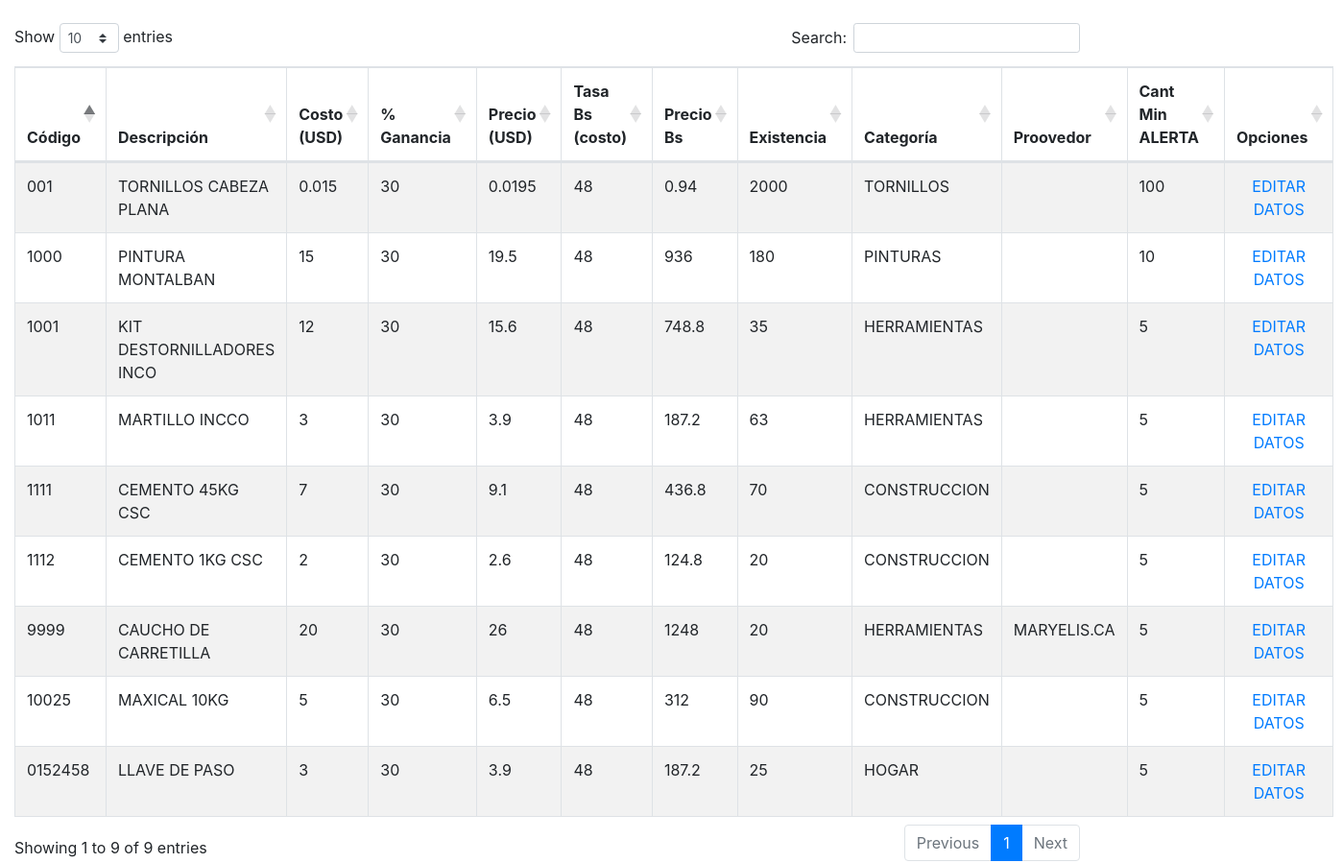
The app's page /inventario.php with its own data.
### tables this page shows
CREATE TABLE `producto` (
  `idProducto` int(5) NOT NULL,
  `codigo` varchar(30) NOT NULL,
  `descripcion` varchar(50) NOT NULL,
  `costoUSD` float NOT NULL,
  `porcentajeG` float NOT NULL,
  `categoria` varchar(50) NOT NULL,
  `proovedor` varchar(40) NOT NULL,
  `precioGanUSD` float NOT NULL,
  `cantidadIngresar` int(11) NOT NULL,
  `cantidadAlerta` int(11) NOT NULL,
  `existencia` int(11) NOT NULL
);

CREATE TABLE `configuracion` (
  `idConfiguracion` int(5) NOT NULL,
  `tasaDolarCosto` float NOT NULL,
  `tasaDolarVenta` float NOT NULL
);

### modelo.php (called while the page is built, shortened)
<?php
$conexion = conectar();
function mostrarConfigu(){
    $resultado = [
        'error' =>false,
        'mensaje' => ''
    ];
    global $conexion;
    try{
        $sql = 'SELECT idConfiguracion ,tasaDolarCosto, tasaDolarVenta FROM configuracion ORDER BY idConfiguracion';
        $st = $conexion->prepare($sql);
        $st->execute();
        $config = $st->fetchAll();
    }catch(PDOException $e){
        $resultado['error'] = true;
        $resultado['mensaje'] = $e->getMessage();
    }
    return $config;
}
function mostrarProductos(){
    $resultado = [
        'error' =>false,
        'mensaje' => ''
    ];
    global $conexion;
    try{
        $sql = 'SELECT idProducto ,codigo, descripcion, costoUSD, porcentajeG, categoria, proovedor, precioGanUSD, cantidadIngresar, cantidadAlerta, existencia FROM producto ORDER BY idProducto';
        $st = $conexion->prepare($sql);
        $st->execute();
        $productos = $st->fetchAll();
    }catch(PDOException $e){
        $resultado['error'] = true;
        $resultado['mensaje'] = $e->getMessage();
        echo $e;
    }
    return $productos;
}

### inventario.php (the view, shortened to what this page needs)
<?php
  include 'modelo.php';
  $inventario = mostrarProductos();
  $config= mostrarConfigu();
  foreach ($config as $filas) {
    $tasaDCosto = $filas['tasaDolarCosto'];
  }
?>
<!DOCTYPE html>
<html lang="es">
<head>
    <link rel="stylesheet" href="https://stackpath.bootstrapcdn.com/bootstrap/4.3.1/css/bootstrap.min.css">
    <link rel="stylesheet" type="text/css" href="https://cdn.datatables.net/1.10.21/css/dataTables.bootstrap4.min.css">
</head>
<body>
<div class="container mt-4 custom-table">
    <div class="row">
        <div class="col-md">
            <table id="table" class="table table-striped table-bordered custom-table" style="width:10%">
                <thead>
                    <tr>
                        <th>Código</th>
                        <th>Descripción</th>
                        <th>Costo (USD)</th>
                        <th>% Ganancia</th>
                        <th>Precio (USD)</th>
                        <th>Tasa Bs (costo)</th>
                        <th>Precio Bs</th>
                        <th>Existencia</th>
                        <th>Categoría</th>
                        <th>Proovedor</th>
                        <th>Cant Min ALERTA</th>
                        <th>Opciones</th>
                    </tr>
                </thead>
                <tbody>
                <?php foreach($inventario as $fila) { ?>
                <tr>
                    <td><?= $fila['codigo']?></td>
                    <td><?= $fila['descripcion']?></td>
                    <td><?= $fila['costoUSD']?></td>
                    <td><?= $fila['porcentajeG']?></td>
                    <td><?= $fila['precioGanUSD']?></td>
                    <td><?= $tasaDCosto?></td>
                    <td><?= $precioBs= round($tasaDCosto * $fila['precioGanUSD'],2)?></td>
                    <td><?= $fila['existencia']?></td>
                    <td><?= $fila['categoria']?></td>
                    <td><?= $fila['proovedor']?></td>
                    <td><?= $fila['cantidadAlerta']?></td>
                    <td style='text-align:center;'><a href="<?='actualizarProducto.php?id=' . $fila['idProducto'] ?>">EDITAR DATOS</a></td>
                </tr>
                <?php } ?>
                </tbody>
            </table>
        </div>
    </div>
</div>
</body>
</html>

### inventario.php (style rules this page uses)
.custom-table { margin-left: 0; }

### records on screen
producto: codigo "1000", descripcion "PINTURA MONTALBAN", costoUSD "15", porcentajeG "30", precioGanUSD "19.5", existencia "180", categoria "PINTURAS", cantidadAlerta "10"
configuracion: tasaDolarCosto "48", $precioBs=round($tasaDCosto*$fila['precioGanUSD'],2) "936", $precioBs=round($tasaDCosto*$fila['precioGanUSD'],2) "748.8", $precioBs=round($tasaDCosto*$fila['precioGanUSD'],2) "187.2", $precioBs=round($tasaDCosto*$fila['precioGanUSD'],2) "436.8", $precioBs=round($tasaDCosto*$fila['precioGanUSD'],2) "312", $precioBs=round($tasaDCosto*$fila['precioGanUSD'],2) "0.94", $precioBs=round($tasaDCosto*$fila['precioGanUSD'],2) "124.8", $precioBs=round($tasaDCosto*$fila['precioGanUSD'],2) "1248"
producto: codigo "1001", descripcion "KIT DESTORNILLADORES INCO", costoUSD "12", porcentajeG "30", precioGanUSD "15.6", existencia "35", categoria "HERRAMIENTAS", cantidadAlerta "5"
producto: codigo "1011", descripcion "MARTILLO INCCO", costoUSD "3", porcentajeG "30", precioGanUSD "3.9", existencia "63", categoria "HERRAMIENTAS", cantidadAlerta "5"
producto: codigo "1111", descripcion "CEMENTO 45KG CSC", costoUSD "7", porcentajeG "30", precioGanUSD "9.1", existencia "70", categoria "CONSTRUCCION", cantidadAlerta "5"
producto: codigo "10025", descripcion "MAXICAL 10KG", costoUSD "5", porcentajeG "30", precioGanUSD "6.5", existencia "90", categoria "CONSTRUCCION", cantidadAlerta "5"
producto: codigo "001", descripcion "TORNILLOS CABEZA PLANA", costoUSD "0.015", porcentajeG "30", precioGanUSD "0.0195", existencia "2000", categoria "TORNILLOS", cantidadAlerta "100"
producto: codigo "1112", descripcion "CEMENTO 1KG CSC", costoUSD "2", porcentajeG "30", precioGanUSD "2.6", existencia "20", categoria "CONSTRUCCION", cantidadAlerta "5"
producto: codigo "0152458", descripcion "LLAVE DE PASO", costoUSD "3", porcentajeG "30", precioGanUSD "3.9", existencia "25", categoria "HOGAR", cantidadAlerta "5"
producto: codigo "9999", descripcion "CAUCHO DE CARRETILLA", costoUSD "20", porcentajeG "30", precioGanUSD "26", existencia "20", categoria "HERRAMIENTAS", proovedor "MARYELIS.CA", cantidadAlerta "5"
